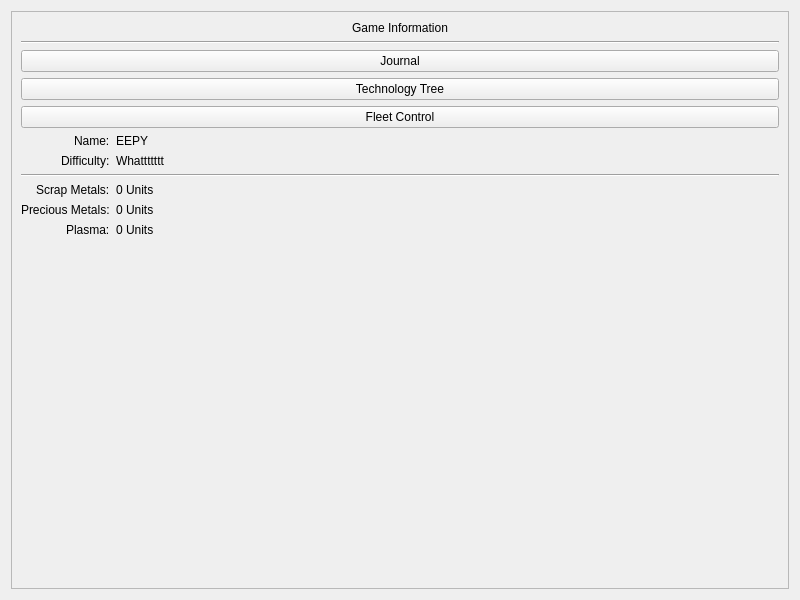
<?xml version="1.0" encoding="UTF-8"?>
<ui version="4.0">
 <class>Form</class>
 <widget class="QWidget" name="Form">
  <property name="geometry">
   <rect>
    <x>0</x>
    <y>0</y>
    <width>800</width>
    <height>600</height>
   </rect>
  </property>
  <property name="windowTitle">
   <string>Form</string>
  </property>
  <layout class="QHBoxLayout" name="horizontalLayout" stretch="1">
   <item>
    <widget class="QFrame" name="frame">
     <property name="frameShape">
      <enum>QFrame::Shape::StyledPanel</enum>
     </property>
     <property name="frameShadow">
      <enum>QFrame::Shadow::Raised</enum>
     </property>
     <layout class="QVBoxLayout" name="verticalLayout_2" stretch="0,0,0,0,0,1">
      <item>
       <widget class="QLabel" name="label_2">
        <property name="text">
         <string>Game Information</string>
        </property>
        <property name="alignment">
         <set>Qt::AlignmentFlag::AlignCenter</set>
        </property>
       </widget>
      </item>
      <item>
       <widget class="Line" name="line">
        <property name="orientation">
         <enum>Qt::Orientation::Horizontal</enum>
        </property>
       </widget>
      </item>
      <item>
       <widget class="QPushButton" name="GenericButton1">
        <property name="text">
         <string>Journal</string>
        </property>
       </widget>
      </item>
      <item>
       <widget class="QPushButton" name="GenericButton2">
        <property name="text">
         <string>Technology Tree</string>
        </property>
       </widget>
      </item>
      <item>
       <widget class="QPushButton" name="GenericButton3">
        <property name="text">
         <string>Fleet Control</string>
        </property>
       </widget>
      </item>
      <item>
       <layout class="QFormLayout" name="formLayout">
        <property name="labelAlignment">
         <set>Qt::AlignmentFlag::AlignRight|Qt::AlignmentFlag::AlignTrailing|Qt::AlignmentFlag::AlignVCenter</set>
        </property>
        <item row="0" column="0">
         <widget class="QLabel" name="label_3">
          <property name="text">
           <string>Name:</string>
          </property>
         </widget>
        </item>
        <item row="0" column="1">
         <widget class="QLabel" name="characterName">
          <property name="text">
           <string>EEPY</string>
          </property>
         </widget>
        </item>
        <item row="1" column="0">
         <widget class="QLabel" name="label">
          <property name="text">
           <string>Difficulty:</string>
          </property>
         </widget>
        </item>
        <item row="1" column="1">
         <widget class="QLabel" name="gameDifficulty">
          <property name="text">
           <string>Whattttttt</string>
          </property>
         </widget>
        </item>
        <item row="3" column="0">
         <widget class="QLabel" name="label_6">
          <property name="text">
           <string>Scrap Metals:</string>
          </property>
         </widget>
        </item>
        <item row="3" column="1">
         <widget class="QLabel" name="scrapMetals">
          <property name="text">
           <string>0 Units</string>
          </property>
         </widget>
        </item>
        <item row="4" column="0">
         <widget class="QLabel" name="label_8">
          <property name="text">
           <string>Precious Metals:</string>
          </property>
         </widget>
        </item>
        <item row="4" column="1">
         <widget class="QLabel" name="preciousMetals">
          <property name="text">
           <string>0 Units</string>
          </property>
         </widget>
        </item>
        <item row="5" column="0">
         <widget class="QLabel" name="label_10">
          <property name="text">
           <string>Plasma:</string>
          </property>
         </widget>
        </item>
        <item row="5" column="1">
         <widget class="QLabel" name="plasma">
          <property name="text">
           <string>0 Units</string>
          </property>
         </widget>
        </item>
        <item row="2" column="0" colspan="2">
         <widget class="Line" name="line_2">
          <property name="orientation">
           <enum>Qt::Orientation::Horizontal</enum>
          </property>
         </widget>
        </item>
       </layout>
      </item>
     </layout>
    </widget>
   </item>
  </layout>
 </widget>
 <resources/>
 <connections/>
</ui>
